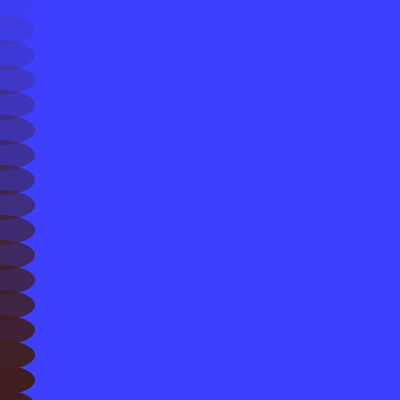
Frame 1 (no input)
Frame 60 (the mouse pressed at the canvas centre just before this capture): identical to frame 1, image omitted
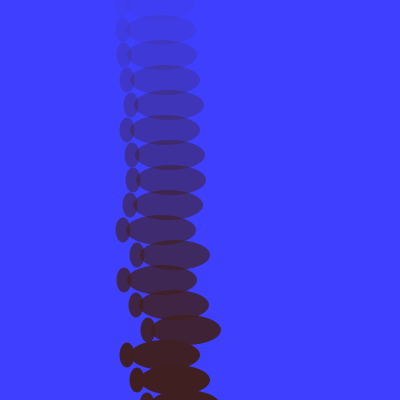
Frame 120 (the mouse held since frame 60 and released just before this capture)

The Processing sketch that drew these frames (run headless with seeded random() and noise(); from frame 60 on, the mouse is pressed at the canvas centre):

// Processing sketch: fishDancing
// ── fishDancing.pde
// 定数
final int[] fishToLeft  = new int[] {    // 魚の形状 (左向き)
  0, 0, 70, 30,                          // 胴体の相対位置(x,y)・横幅・縦幅
  38, 0, 15, 25                          // 尾びれの相対位置(x,y)・横幅・縦幅
};
final int[] fishToRight = new int[] {    // 魚の形状 (右向き)
  0, 0, 70, 30,
  -38, 0, 15, 25
};
final int bodyX = 0;
final int bodyY = 1;
final int bodyLength = 2;
final int bodyWidth =3;
final int finX = 4;
final int finY = 5;
final int finLength = 6;
final int finWidth = 7;

// 変数
int n;
int[] x;                             // 魚の中心の x座標
int[] y;                             // 魚の中心の y座標
int[] vx;                            // 魚の進む速さ
int[] fish;                        // 現在の魚の形状

void setup() {
  size(400, 400);             // ウィンドウのサイズ
  noStroke();                 // 輪郭線を無効に
  background(63, 63, 255);    // 背景色

  // 変数の初期値
  n = 17;
  x = new int[n];
  y = new int[n];
  vx = new int[n];
  for(int i = 0; i < n; i++){
    y[i] = i * 25 + 5;
    vx[i] = i * 2 + 5; 
  }
  fish = fishToRight;         // 変数 fish は 変数 fishToRight と同じ配列を参照
}


void draw() {
  background(63, 63, 255);
  for(int i = 0; i < n; i++){
  if(mouseX > x[i]){
    fish = fishToRight;
  }else if(mouseX < x[i]){
    fish = fishToLeft;
  }
  if(mouseX - fish[bodyLength]/2 - 5 > x[i]){
    x[i] += vx[i];
  }else if(mouseX + fish[bodyLength]/2 + 5 < x[i]){
    x[i] -= vx[i];
  }
  fill(63, 31, 31, y[i]/1.5 + 10);
  ellipse(x[i] + fish[bodyX], y[i] + fish[bodyY], fish[bodyLength], fish[bodyWidth]);   // 胴体
  ellipse(x[i] + fish[ finX], y[i] + fish[ finY], fish[ finLength], fish[ finWidth]);   // 尾びれ
  }
}
